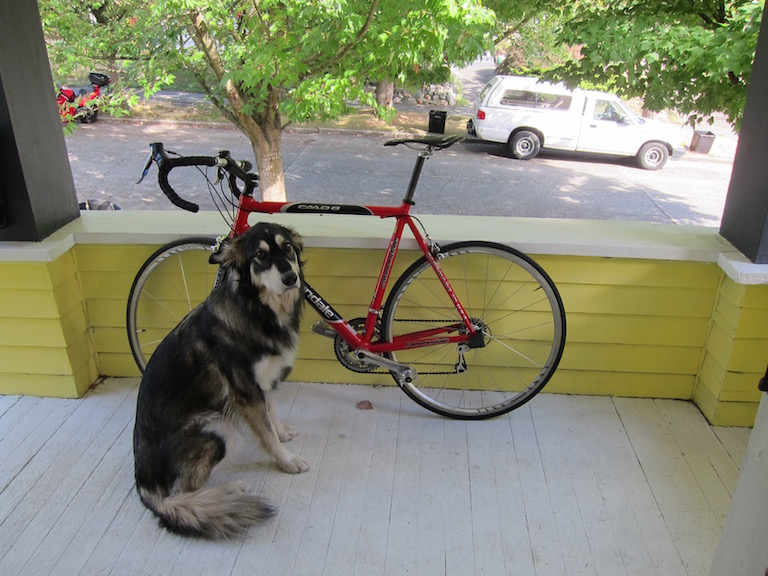
#> input picture data/samples/dog.jpg, 768 x 576 px, found by its file name
$ python exp.py
#> lines starting #> are read from the running program, lines starting #| are printed output that depends on the picture
import matplotlib.pyplot as plt
import cv2

img = cv2.imread('./data1/samples/dog.jpg')
#> img is the input picture: shape (576, 768, 3); mean B, G, R 114.1, 135.7, 134.4
#cv2.circle(img,(129, 222),3,(0,0,255),4)
#cv2.circle(img,(314, 522),3,(0,0,255),4)
cropped = img[222:522,129:314]
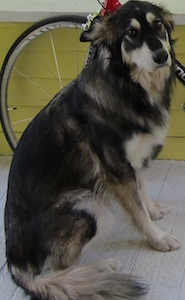
#> cropped: shape (300, 185, 3); mean B, G, R 71.3, 82.8, 85.7
plt.figure("img")
plt.imshow(cropped)
plt.show()

$ run again, with data/samples/eagle.jpg copied over data/samples/dog.jpg
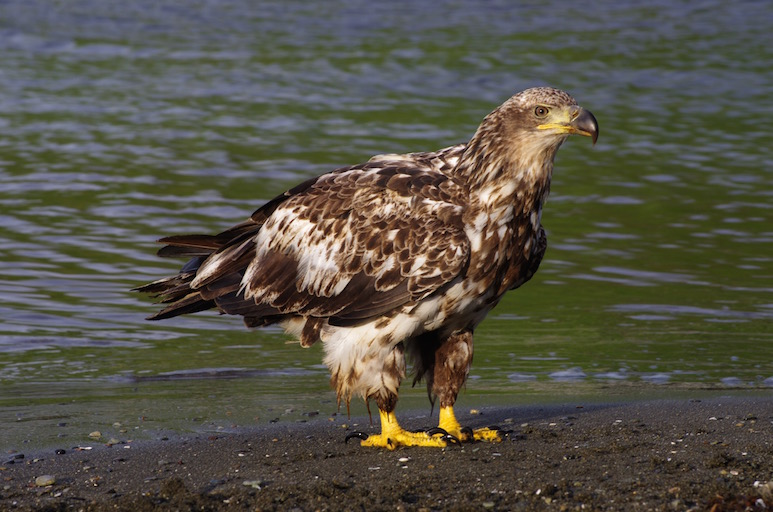
#> input picture data/samples/eagle.jpg, 773 x 512 px, found by its file name
#> img is the input picture: shape (512, 773, 3); mean B, G, R 70.8, 82, 85.2
#> `cropped = img[222:522,129:314]`:
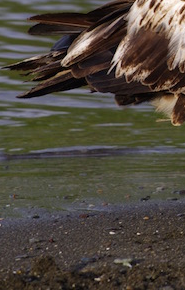
#> cropped: shape (290, 185, 3); mean B, G, R 61.9, 71.8, 78.6

$ run again, with data/samples/field.jpg copied over data/samples/dog.jpg
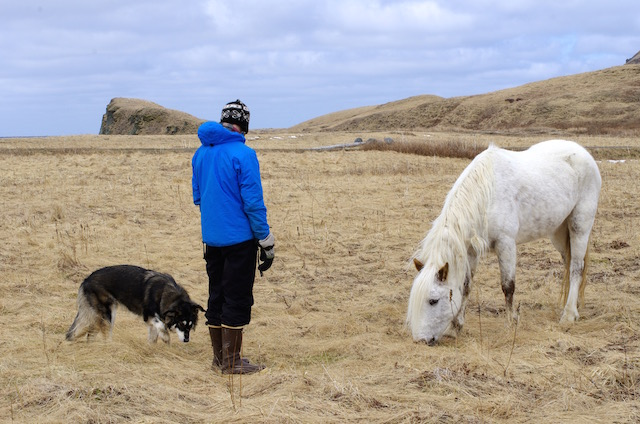
#> input picture data/samples/field.jpg, 640 x 424 px, found by its file name
#> img is the input picture: shape (424, 640, 3); mean B, G, R 154.7, 160.1, 166.5
#> `cropped = img[222:522,129:314]`:
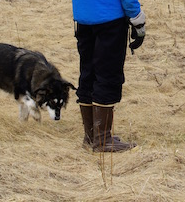
#> cropped: shape (202, 185, 3); mean B, G, R 101.8, 121.4, 135.1

$ run again, with data/samples/giraffe.jpg copied over data/samples/dog.jpg
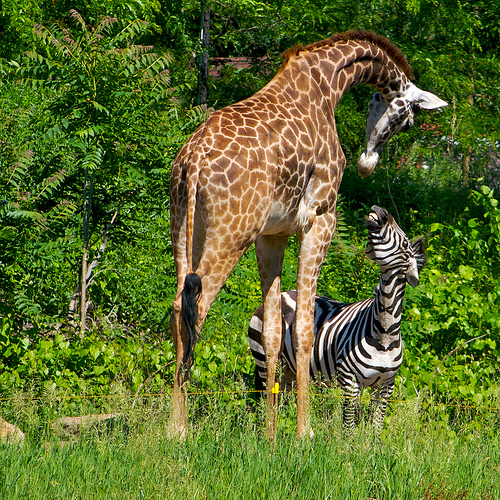
#> input picture data/samples/giraffe.jpg, 500 x 500 px, found by its file name
#> img is the input picture: shape (500, 500, 3); mean B, G, R 42.3, 107.9, 91.8
#> `cropped = img[222:522,129:314]`:
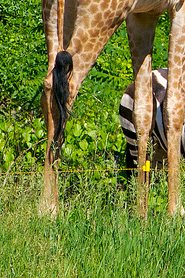
#> cropped: shape (278, 185, 3); mean B, G, R 53.6, 127.2, 116.4
